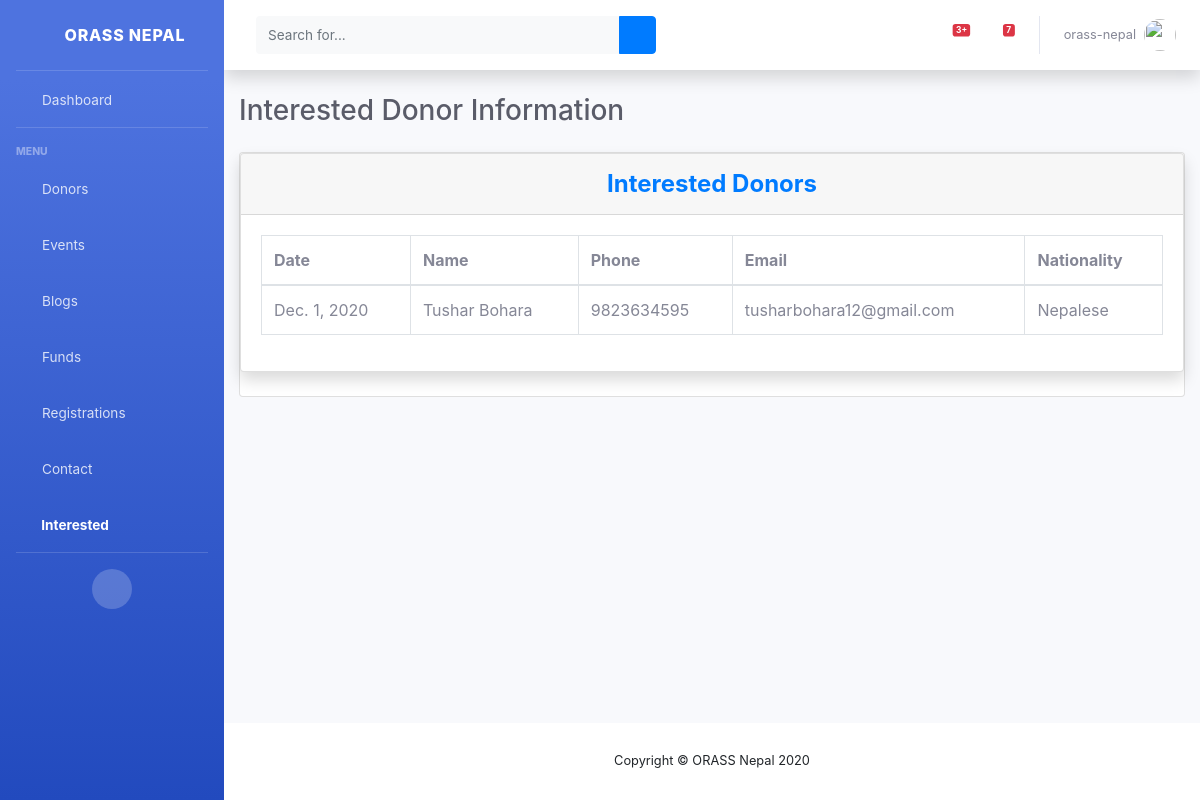
The app's page /view/interested/ (signed in), older data.
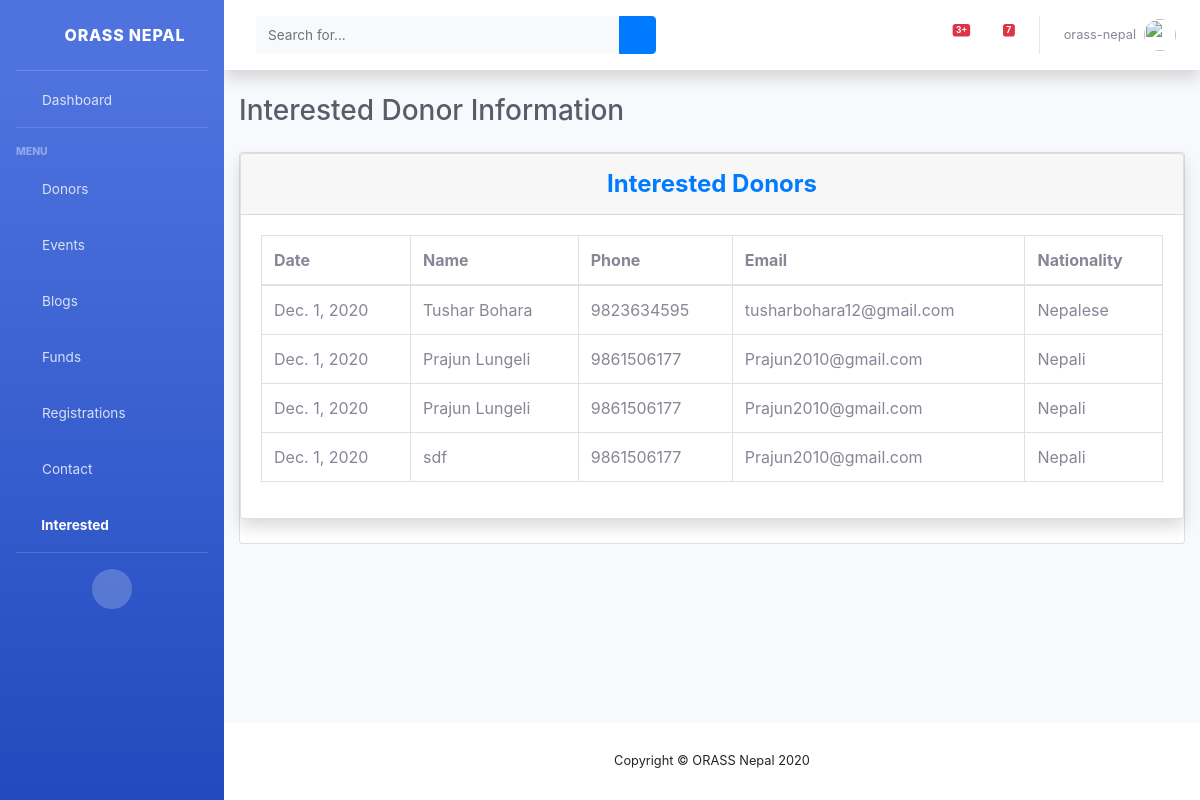
The same page, newer data.
### web/models.py (models this page shows, shortened)
class InterestedDonor(models.Model):
    date = models.DateField(auto_now_add=True)
    name = models.CharField(max_length=255)
    email = models.CharField(max_length=255)
    phone = models.CharField(max_length=50)
    nationality = models.CharField(max_length=70)

### web/views.py (the view)
# urls.py: path('view/interested/', login_required(InterestedList.as_view(), login_url='/staff'),
class InterestedList(ListView):
    model = InterestedDonor
    template_name = 'staff/view_interested.html'
    context_object_name = 'donors'

### web/templates/staff/view_interested.html (shortened to what this page needs)
{% extends "staff/base.html" %}
{% load static %}
{% block css %}
<link href="{% static 'vendor/datatables/dataTables.bootstrap4.min.css' %}" rel="stylesheet">
<link rel="stylesheet" href="https://netdna.bootstrapcdn.com/font-awesome/4.7.0/css/font-awesome.css">
{% endblock css %}
{% block intActive %}active{% endblock intActive %}
{% block content %}
<div class="d-sm-flex align-items-center justify-content-between mb-4">
    <h1 class="h3 mb-0 text-gray-800">Interested Donor Information</h1>
</div>
<div class="card mb-12">
    <div class="card shadow mb-4">
        <div class="card-header py-3">
            <h4 class="m-0 font-weight-bold text-primary" style="text-align: center">Interested Donors</h4>
        </div>
        <div class="card-body">
            <div class="table-responsive">
                <table class="table table-bordered" id="dataTable" width="100%" cellspacing="0">
                    <thead>
                    <tr>
                        <th>Date</th>
                        <th>Name </th>
                        <th>Phone</th>
                        <th>Email</th>
                        <th>Nationality</th>
                    </tr>
                    </thead>
                    <tbody>
                    {% for donor in donors %}
                        <tr>
                            <td>{{ donor.date }}</td>
                            <td>{{ donor.name }}</td>
                            <td>{{ donor.phone }}</td>
                            <td>{{ donor.email }}</td>
                            <td>{{ donor.nationality }}</td>
                        </tr>
                    {% endfor %}
                    </tbody>
                </table>
            </div>
        </div>
    </div>
</div>
{% endblock content %}

### web/templates/staff/base.html (shortened to what this page needs)
{% load static %}
<!DOCTYPE html>
<html lang="en">
<head>
    <link href="{% static 'vendor/fontawesome-free/css/all.min.css' %}" rel="stylesheet" type="text/css">
    <link href="{% static 'css/sb-admin-2.min.css' %}" rel="stylesheet">
    <link rel="stylesheet" href="https://netdna.bootstrapcdn.com/font-awesome/4.7.0/css/font-awesome.css">
    <link rel="stylesheet" href="https://stackpath.bootstrapcdn.com/bootstrap/4.1.3/css/bootstrap.min.css">
    {% block css %}
    {% endblock css %}
</head>
<body id="page-top">
    <div id="wrapper">
        <ul class="navbar-nav bg-gradient-primary sidebar sidebar-dark accordion" id="accordionSidebar">
            <a class="sidebar-brand d-flex align-items-center justify-content-center" href="{% url 'web:dashboard' %}">
                <div class="sidebar-brand-icon rotate-n-15">
                    <i class="fas fa-laugh-wink"></i>
                </div>
                <div class="sidebar-brand-text mx-3">ORASS Nepal</div>
            </a>
            <hr class="sidebar-divider my-0">
            <li class="nav-item {% block dashActive %}{% endblock dashActive %}">
                <a class="nav-link" href="{% url 'web:dashboard' %}">
                    <i class="fas fa-fw fa-tachometer-alt"></i>
                    <span>Dashboard</span></a>
            </li>
            <hr class="sidebar-divider">
            <div class="sidebar-heading">
                Menu
            </div>
            <li class="nav-item {% block donorActive %}{% endblock donorActive %}">
                <a class="nav-link" href="{% url 'web:view-donor' %}">
                    <i class="fas fa-fw fa-donate"></i>
                    <span>Donors</span></a>
            </li>
            <li class="nav-item {% block eventActive %}{% endblock eventActive %}">
                <a class="nav-link" href="{% url 'web:view-event' %}">
                    <i class="fas fa-fw fa-table"></i>
                    <span>Events</span></a>
            </li>
            <li class="nav-item {% block blogActive %}{% endblock blogActive %}">
                <a class="nav-link" href="{% url 'web:view-blog' %}">
                    <i class="fas fa-fw fa-blog"></i>
                    <span>Blogs</span></a>
            </li>
            <li class="nav-item {% block fundActive %}{% endblock fundActive %}">
                <a class="nav-link" href="{% url 'web:view-fund' 1 %}">
                    <i class="fas fa-fw fa-money"></i>
                    <span>Funds</span></a>
            </li>
            <li class="nav-item {% block regActive %}{% endblock regActive %}">
                <a class="nav-link" href="{% url 'web:view-registration' %}">
                    <i class="fas fa-fw fa-folder"></i>
                    <span>Registrations</span></a>
            </li>
            <li class="nav-item {% block contActive %}{% endblock contActive %}">
                <a class="nav-link" href="{% url 'web:view-query' %}">
                    <i class="fas fa-fw fa-comments"></i>
                    <span>Contact</span></a>
            </li>
            <li class="nav-item {% block intActive %}{% endblock intActive %}">
                <a class="nav-link" href="{% url 'web:view-interested' %}">
                    <i class="fas fa-fw fa-users"></i>
                    <span>Interested</span></a>
            </li>
            <hr class="sidebar-divider d-none d-md-block">
            <div class="text-center d-none d-md-inline">
                <button class="rounded-circle border-0" id="sidebarToggle"></button>
            </div>
        </ul>
        <div id="content-wrapper" class="d-flex flex-column">
            <div id="content">
                <nav class="navbar navbar-expand navbar-light bg-white topbar mb-4 static-top shadow">
                    <form
                        class="d-none d-sm-inline-block form-inline mr-auto ml-md-3 my-2 my-md-0 mw-100 navbar-search">
                        <div class="input-group">
                            <input type="text" class="form-control bg-light border-0 small" placeholder="Search for..."
                                aria-label="Search" aria-describedby="basic-addon2">
                            <div class="input-group-append">
                                <button class="btn btn-primary" type="button">
                                    <i class="fas fa-search fa-sm"></i>
                                </button>
                            </div>
                        </div>
                    </form>
                    <ul class="navbar-nav ml-auto">
                        <li class="nav-item dropdown no-arrow mx-1">
                            <a class="nav-link dropdown-toggle" href="#" id="alertsDropdown" role="button"
                                data-toggle="dropdown" aria-haspopup="true" aria-expanded="false">
                                <span class="badge badge-danger badge-counter">3+</span>
                            </a>
                        </li>
                        <li class="nav-item dropdown no-arrow mx-1">
                            <a class="nav-link dropdown-toggle" href="#" id="messagesDropdown" role="button"
                                data-toggle="dropdown" aria-haspopup="true" aria-expanded="false">
                                <i class="fas fa-envelope fa-fw"></i>
                                <span class="badge badge-danger badge-counter">7</span>
                            </a>
                        </li>
                        <li class="nav-item dropdown no-arrow">
                            <a class="nav-link dropdown-toggle" href="#" id="userDropdown" role="button"
                                data-toggle="dropdown" aria-haspopup="true" aria-expanded="false">
                                <span class="mr-2 d-none d-lg-inline text-gray-600 small">{{ user.username }}</span>
                                <img class="img-profile rounded-circle"
                                    src="{% static 'images/undraw_profile.svg' %}">
                            </a>
                        </li>
                    </ul>
                </nav>
                <div class="container-fluid">
                    {% block content %}
                    {% endblock content %}
                </div>
            </div>
            <footer class="sticky-footer bg-white">
                <div class="container my-auto">
                    <div class="copyright text-center my-auto">
                        <span>Copyright &copy; ORASS Nepal 2020</span>
                    </div>
                </div>
            </footer>
        </div>
    </div>
</body>
</html>

Row changes from the older to the newer data that the page shows:
added InterestedDonor: date "Dec. 1, 2020", name "Prajun Lungeli", phone "9861506177", email "Prajun2010@gmail.com", nationality "Nepali"
added InterestedDonor: date "Dec. 1, 2020", name "Prajun Lungeli", phone "9861506177", email "Prajun2010@gmail.com", nationality "Nepali"
added InterestedDonor: date "Dec. 1, 2020", name "sdf", phone "9861506177", email "Prajun2010@gmail.com", nationality "Nepali"
